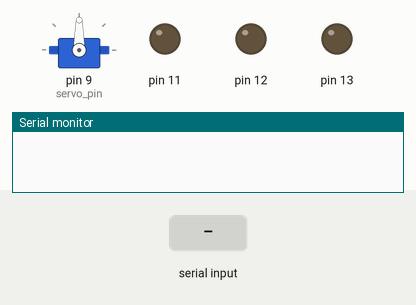
The sketch below on a simulated Arduino Uno, built with avr-gcc and run on an emulated ATmega328P. On the bench: servo, output pins drawn as LEDs (lit = HIGH), the last lines printed to the serial monitor. Inputs (shaded band) come from the test bench.

Above: at 1.2 s.
1.3 s: "90,45\n" received over Serial
At 2.2 s:
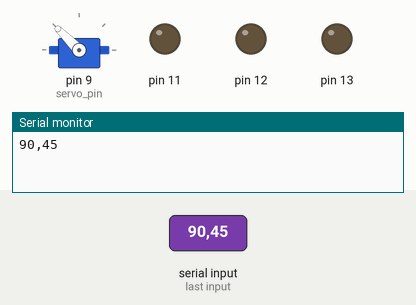
2.8 s: "5\n" received over Serial
At 3.7 s:
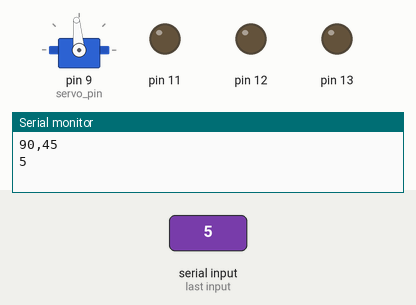
4.3 s: "1,90,45\n" received over Serial
At 5.3 s:
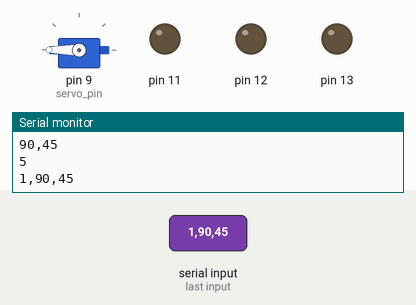
5.8 s: "-\n" received over Serial
At 7.0 s:
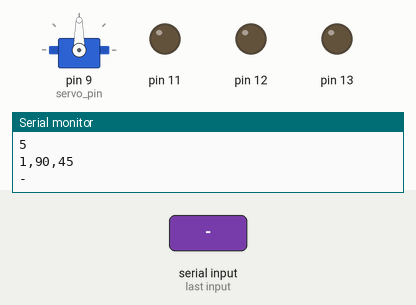
7.3 s: "30,150\n" received over Serial
At 8.2 s:
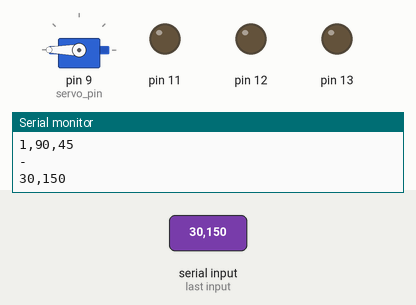
Timing chart, 0 to 9.8 s (numbered marks = the images above; inputs shaded):
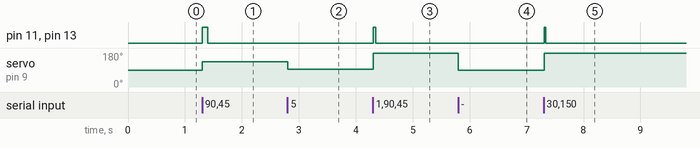

The sketch:

motor_control.ino
```cpp
/*  Arduino DC Motor Control - PWM | H-Bridge | L298N */
#include "motor.hpp"
#include "utils.hpp"
#include <Servo.h>

// motor
#define enA 11
#define inA1 12
#define inA2 13

// servo motor
#define servo_pin 9

String data;

int ind1, ind2, ind3;
float speed, angle, y, x, time;
String speed_str, angle_str, time_str;

Motor motor = Motor(enA, inA1, inA2);
Servo servo_dir;

void setup()
{
    //I2C COmunication
    // initialize serial:
    Serial.begin(9600);

    servo_dir.attach(servo_pin);
    servo_dir.write(90);
    motor.stop();
}

void loop()
{
    if (Serial.available())
    {

        data = Serial.readStringUntil('\n');
        //finds location of first comma (,)
        ind1 = data.indexOf(',', 0);
        ind2 = data.indexOf(',', ind1 + 1);

        speed_str = data.substring(0, ind1);
        angle_str = data.substring(ind1 + 1, ind2);
        time_str = data.substring(ind2 + 1, data.length());

        speed = check_negative(speed_str) * 100.0;
        angle = check_negative(angle_str);
        time = check_negative(time_str);

        // y = y_speed(deg_to_rad(angle)) * speed;
        angle = angle + 90;
        motor.move(speed);
        servo_dir.write(angle);

        delay(time);
        Serial.println(data);
    }
    else
    {
        motor.stop();
    }
}
```

motor.hpp
```cpp
// #ifndef MOTOR_HPP
// #define MOTOR_HPP

class Motor
{
    byte en;
    byte in1;
    byte in2;

private:
    int velocity(float value, float lim_max = 100.0, float lim_min = 0.0)
    {
        float abs_val = abs(value);
        if (abs_val > lim_max)
        {
            abs_val = lim_max;
        }
        else if (abs_val < lim_min)
        {
            abs_val = lim_min;
        }

        // Map the potentiometer value from 0 to 255 from 0 to 100
        int pwm = map(abs_val, 0, 100, 0, 255);
        return pwm;
    };

public:
    Motor(int enable, int input1, int input2)
    {
        en = enable;
        in1 = input1;
        in2 = input2;
        pinMode(en, OUTPUT);
        pinMode(in1, OUTPUT);
        pinMode(in2, OUTPUT);
        // Set initial rotation direction
        digitalWrite(in1, LOW);
        digitalWrite(in2, LOW);
    }

    void move(float vel)
    {
        int pwm = velocity(vel);

        if (vel < 0)
        {
            analogWrite(en, pwm);
            digitalWrite(in1, HIGH);
            digitalWrite(in2, LOW);
        }
        else if (vel > 0)
        {
            analogWrite(en, pwm);
            digitalWrite(in1, LOW);
            digitalWrite(in2, HIGH);
        }
        else
        {
            analogWrite(en, LOW);
            digitalWrite(in1, LOW);
            digitalWrite(in2, LOW);
        }
    };

    void stop()
    {
        analogWrite(en, LOW);
        digitalWrite(in1, LOW);
        digitalWrite(in2, LOW);
    };
};

// #endif
```

utils.hpp
```cpp
#define PI 3.1415926535897932384626433832795
#define HALF_PI 1.5707963267948966192313216916398
#define TWO_PI 6.283185307179586476925286766559
#define DEG_TO_RAD 0.017453292519943295769236907684886
#define RAD_TO_DEG 57.295779513082320876798154814105

float check_negative(String str)
{
    float value;
    if (str[0] == '-')
    {
        value = str.substring(1, str.length()).toFloat() * -1;
    }
    else
    {
        value = str.toFloat();
    }

    return value;
}

float deg_to_rad(float value)
{
    float rad;
    rad = value * DEG_TO_RAD;
    return rad;
}

float y_speed(float value)
{
    float speed;
    speed = cos(value);

    return speed;
}

float x_speed(float value)
{
    float speed;
    speed = sin(value);

    return speed;
}
```

Measured:
- after the input at 1.3 s, pin 11, pin 13: LOW → HIGH at once, → LOW 0.09 s later; servo on pin 9 (servo_pin): 90° → 135° at once
- after the input at 2.8 s, servo on pin 9 (servo_pin): 135° → 95° at once
- after the input at 4.3 s, pin 11, pin 13: LOW → HIGH at once, → LOW 0.05 s later; servo on pin 9 (servo_pin): 95° → 180° at once
- after the input at 5.8 s, servo on pin 9 (servo_pin): 180° → 90° at once
- after the input at 7.3 s, pin 11, pin 13: LOW → HIGH at once, → LOW 0.03 s later; servo on pin 9 (servo_pin): 90° → 180° at once
